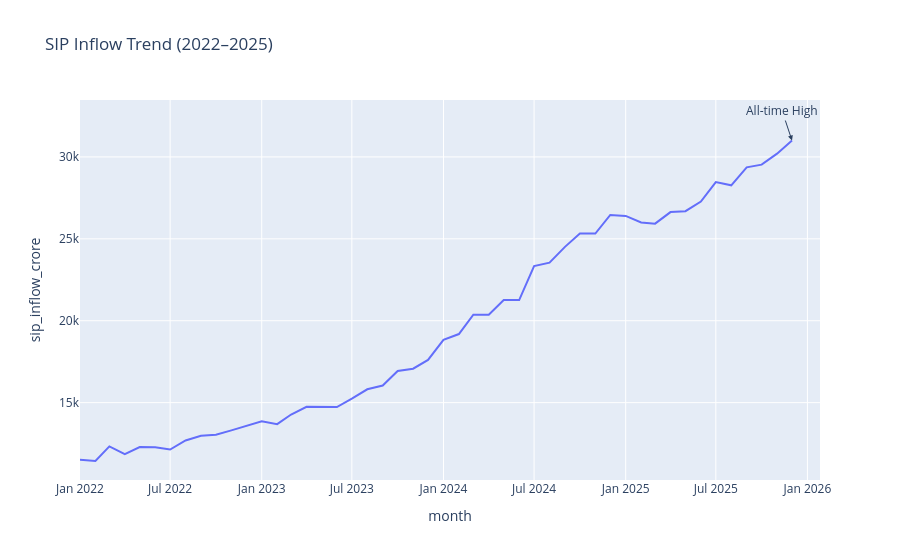

The code cell stored with this chart in its notebook:
### Code cell
fig.add_annotation(
    x=max_row["month"],
    y=max_row["sip_inflow_crore"],
    text="All-time High",
    showarrow=True,
    arrowhead=2
)

fig.show()
